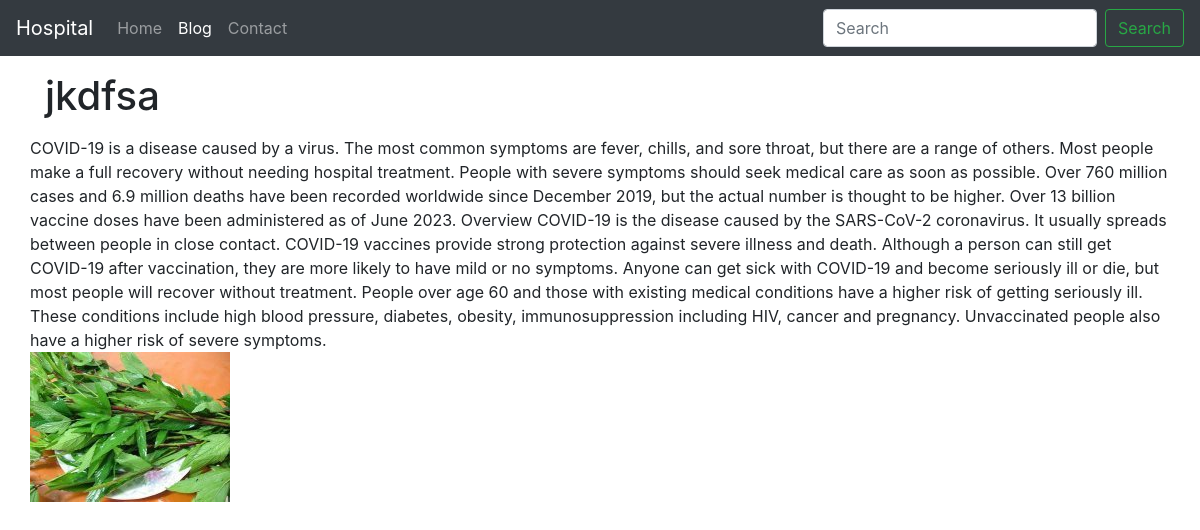
/mentalpost/davs, run on the app's committed database.
### home/models.py (models this page shows, shortened)
class Mentalhealth(models.Model):
    sno = models.AutoField(primary_key = True)
    title = models.CharField(max_length = 200)
    content = models.TextField()
    slug = models.CharField(max_length = 100)
    time = models.DateTimeField(auto_now_add = True)
    image = models.ImageField(upload_to="Mentalhealth/images", default="")

### home/views.py (the view)
# urls.py: path('mentalpost/<str:slug>', views.mentalpost, name = 'mentalhealth'),
def mentalpost(request,slug):
    mentalhealth = Mentalhealth.objects.filter(slug=slug).first()
    context = {'mentalhealth': mentalhealth}
    return render(request, 'mentalpost.html', context)

### templates/mentalpost.html
{% extends 'base.html' %}
{% block blogactive %}active{% endblock blogactive %}
{% block body %}
<div class = "container">
    <h1 class="my-3">{{mentalhealth.title}}</h1>
    <div class ="row">
        {{mentalhealth.content|safe}}
        <div>
        <img src="{{ mentalhealth.image.url }}" alt="{{mentalhealth.title }}">
    </div>
</div>
</div>
{% endblock body %}

### data on the page
Mentalhealth: title "jkdfsa", content "COVID-19 is a disease caused by a virus. The most common symptoms are fever, chills, and sore throat, but there are a range of others. Most people make a full recovery without needing hospital treatment. People with severe symptoms should seek medical care as soon as possible. Over 760 million cases and 6.9 million deaths have been recorded worldwide since December 2019, but the actual number is thought to be higher. Over 13 billion vaccine doses have been administered as of June 2023. Overview COVID-19 is the disease caused by the SARS-CoV-2 coronavirus. It usually spreads between people in close contact. COVID-19 vaccines provide strong protection against severe illness and death.…", image (picture)
